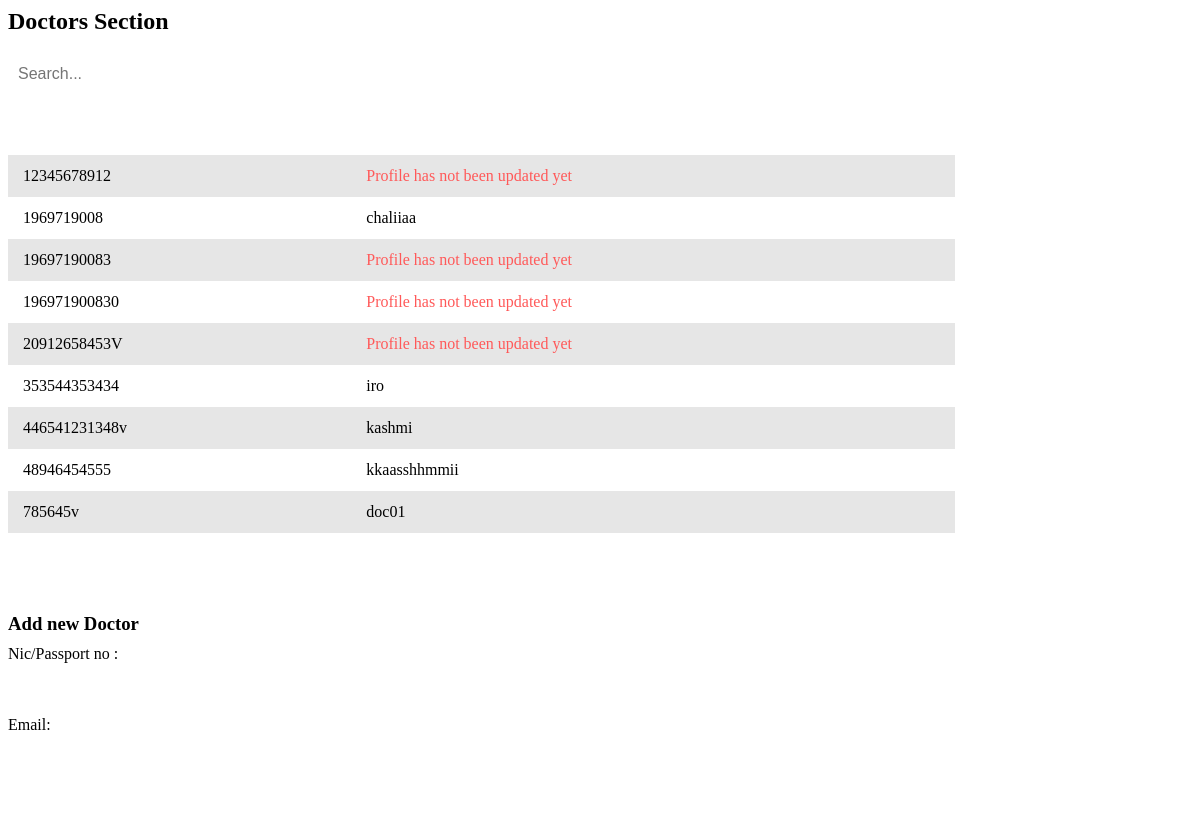
The app's page /admin/doctor.php, older data.
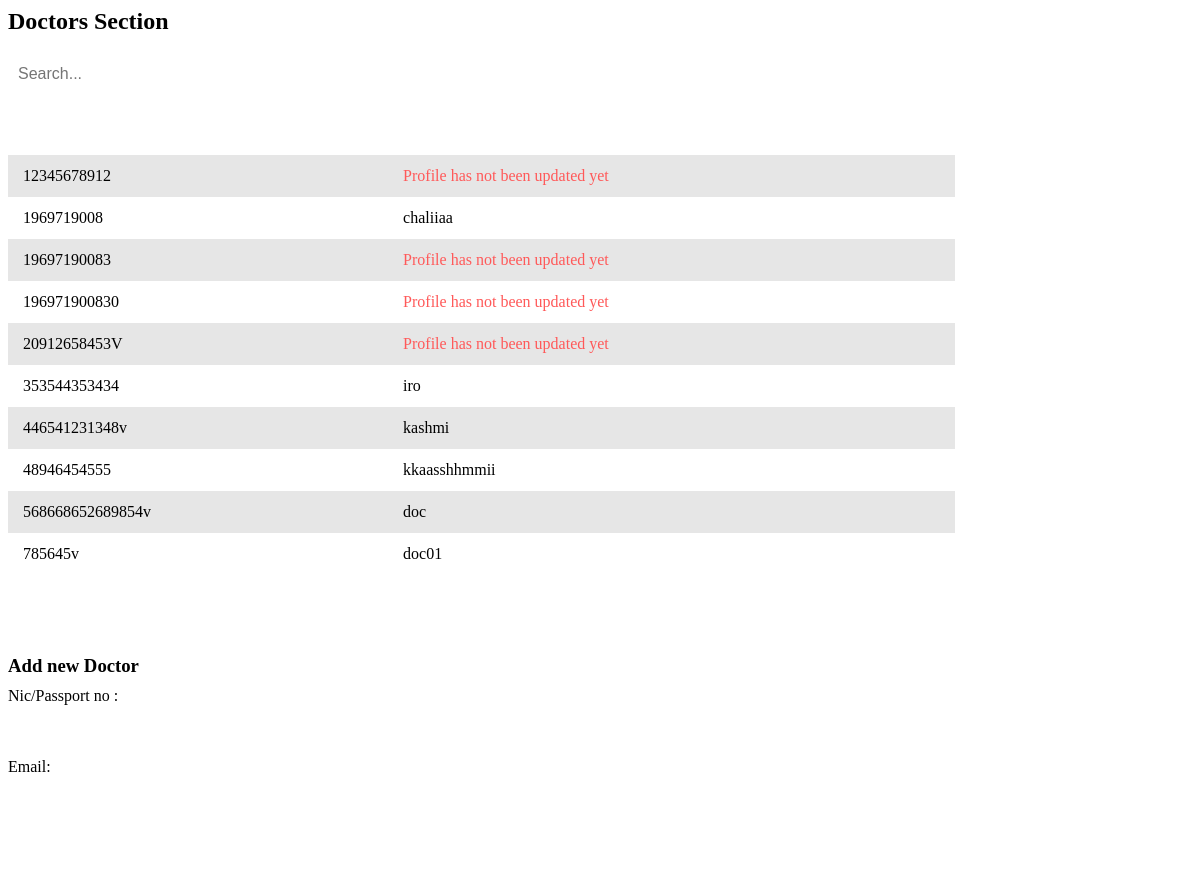
The same page, newer data.
### tables this page shows
CREATE TABLE IF NOT EXISTS `registered_doctor` (
  `id_num` varchar(50) NOT NULL,
  `name` varchar(50) DEFAULT NULL,
  `email` varchar(50) DEFAULT NULL,
  `mobile` varchar(50) DEFAULT NULL,
  `password` varchar(200) DEFAULT NULL,
  `verification_code` varchar(50) DEFAULT NULL,
  `register_date` datetime DEFAULT NULL,
  `status` int DEFAULT '1',
  `age` int DEFAULT NULL,
  `address` text,
  `image` varchar(100) DEFAULT NULL,
  PRIMARY KEY (`id_num`) USING BTREE,
  KEY `FK_registered_doctor_ststus_type` (`status`),
  CONSTRAINT `FK_registered_doctor_ststus_type` FOREIGN KEY (`status`) REFERENCES `status_type` (`id`)
);

### connection.php (called while the page is built, shortened)
<?php
class Database
{
    public static $connection;
    public static function SetUpConnection()
    {
        if (!isset(Database::$connection)) {
            Database::$connection = new mysqli("localhost", "root", "Chalithac*#3031", "healthcare", "3306");
        }
    }
    public static function search($q)
    {
        return Database::$connection->query($q);
    }
}

### admin/doctor.php (the view, shortened to what this page needs)
<head>
</head>
<?php
require_once "../connection.php";
$docResultSet = Database::search("SELECT  `id_num` , `name` FROM `registered_doctor`");
$docResult = $docResultSet->fetch_all(MYSQLI_ASSOC);
?>
<h2 class="content-title">Doctors Section</h2>
<input type="text" id="searchBar" placeholder="Search..." onkeyup="filterTable()">
<table id="dataTable">
    <thead>
        <tr>
            <th>ID</th>
            <th>Name</th>
        </tr>
    </thead>
    <tbody>
        <?php
        foreach ($docResult as $key => $value) {
        ?>
            <tr onclick="window.location.href='employee-profile.php?id_num=<?php echo $value['id_num'] ?>&tname=registered_doctor'">
                <?php
                if ($value['name'] != 'none') {
                ?>
                    <td><?php echo $value['id_num'] ?></td>
                    <?php
                    if (empty($value['name'])) {
                    ?>
                        <td style="color: #ff5959;">Profile has not been updated yet</td>
                    <?php
                    } else {
                    ?>
                        <td><?php echo $value["name"] ?></td>
                    <?php
                    }
                    ?>
            </tr>
    <?php
                }
            }
    ?>
    </tbody>
</table>
<div class="email-form-container">
    <h3>Add new Doctor</h3>
    <div class="emailForm" id="emailForm">
        <div class="form-group">
            <label for="nic">Nic/Passport no :</label>
            <input type="text" id="nic" name="nic" required>
        </div>
        <div class="form-group">
            <label for="email">Email:</label>
            <input type="email" id="email" name="email" required>
        </div>
        <button onclick="sendemail()" type="submit">Send</button>
    </div>
</div>

Row changes from the older to the newer data that the page shows:
added registered_doctor: id_num "568668652689854v", name "doc"
